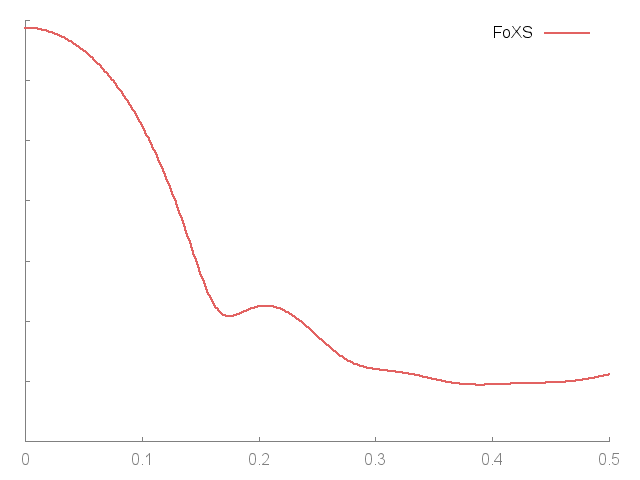

This chart was generated by the following gnuplot code:
set terminal png enhanced;set output "Vp133A.png";
set ylabel '';set format y '';set xtics nomirror;set ytics nomirror; set border 3
set style line 11 lc rgb '#808080' lt 1;set border 3 back ls 11;
plot 'Vp133A.pdb.dat' u 1:2 thru log(y) t 'FoXS' w lines lw 2.5 lc rgb '#e26261'
reset
